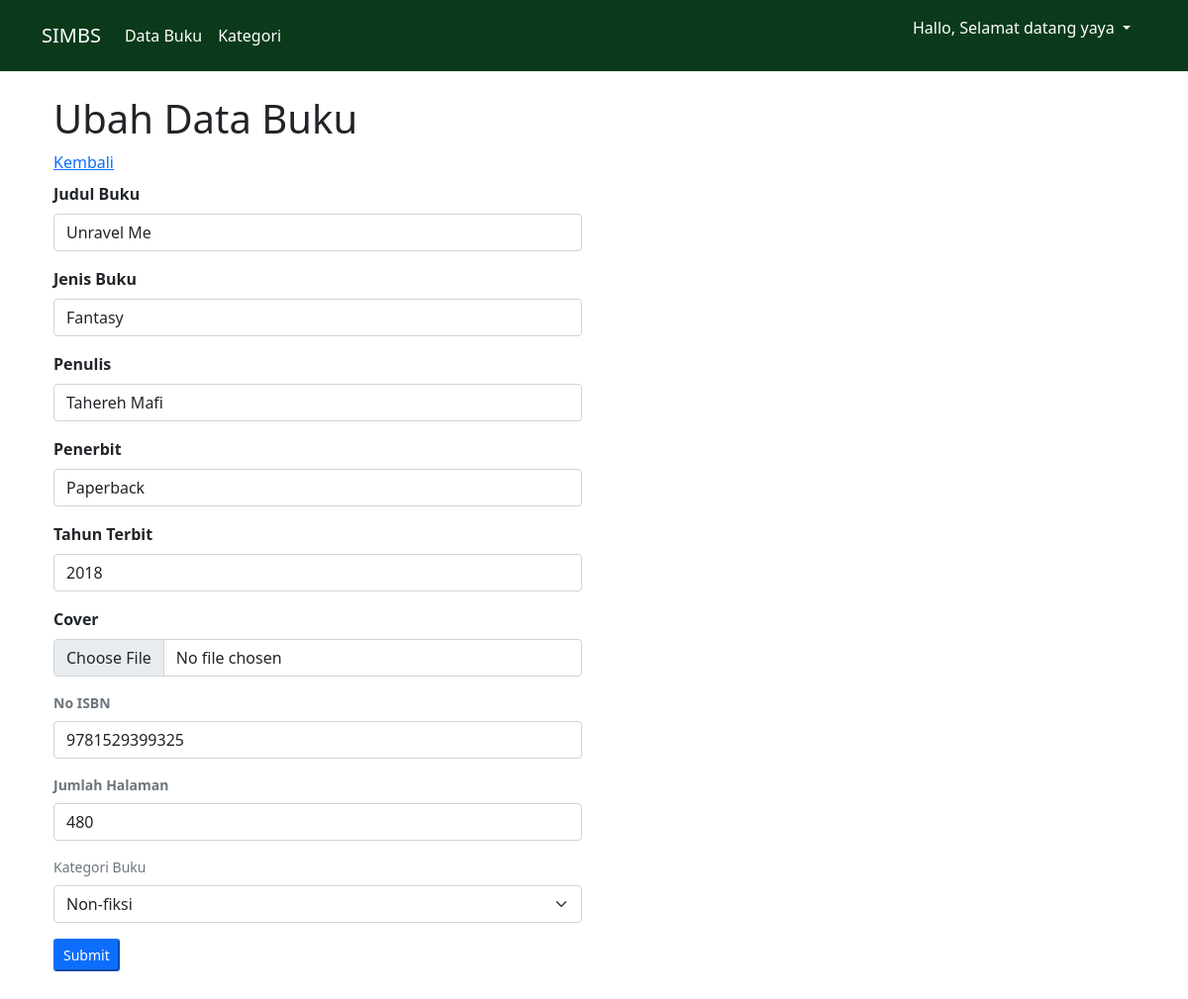
The app's page /ubah_data.php?id_buku=4 (signed in) with its own data.
### tables this page shows
CREATE TABLE `buku` (
  `id_buku` int(11) NOT NULL,
  `judul_buku` varchar(255) NOT NULL,
  `jenis_buku` varchar(255) NOT NULL,
  `penulis` varchar(255) NOT NULL,
  `penerbit` varchar(255) NOT NULL,
  `tahun_terbit` int(100) NOT NULL,
  `cover` varchar(255) NOT NULL,
  `no_isbn` bigint(20) NOT NULL,
  `jml_hal` int(100) NOT NULL,
  `id_kategori` int(11) DEFAULT NULL
);

CREATE TABLE `kategori` (
  `id_kategori` int(11) NOT NULL,
  `kategori` varchar(255) NOT NULL,
  `tgl_input` timestamp NOT NULL DEFAULT current_timestamp() ON UPDATE current_timestamp()
);

### function.php (called while the page is built, shortened)
<?php
$conn = mysqli_connect("localhost", "root", "", "simbs");
function query($query){
    global $conn;
    $result = mysqli_query($conn, $query);
    $rows = [];
    while( $row = mysqli_fetch_assoc($result) ) {
        $rows[] = $row;
    }
    return $rows;
}
?>

### ubah_data.php (the view, shortened to what this page needs)
<?php
    require("function.php");
    $id_buku = $_GET['id_buku'];
    $query = query("
    SELECT buku.*, kategori.kategori
    FROM buku
    INNER JOIN kategori ON buku.id_kategori = kategori.id_kategori
    WHERE buku.id_buku = $id_buku
    ");
    $buku = $query[0];
    $kategori_list = query("SELECT * FROM kategori");
?>
<!DOCTYPE html>
<html lang="en">
<head>
    <link href="https://cdn.jsdelivr.net/npm/bootstrap@5.0.2/dist/css/bootstrap.min.css" rel="stylesheet">
</head>
<body>
    <nav class="navbar navbar-expand-lg navbar-light white" style="background-color: #0b3a1bff">
        <div class="container">
            <a class="navbar-brand text-white" href="#">SIMBS</a>
            <div class="collapse navbar-collapse" id="navbarSupportedContent">
            <ul class="navbar-nav me-auto mb-2 mb-lg-0">
                <li class="nav-item">
                <a class="nav-link active text-white" aria-current="page" href="#">Data Buku</a>
                </li>
                <li class="nav-item">
                <a class="nav-link text-white" href="#">Kategori</a>
                </li>
            </ul>
            <ul>
                <li class="nav-item dropdown" style= "list-style: none">
                <a class="nav-link dropdown-toggle text-white nav-end" href="#" role="button" data-bs-toggle="dropdown" aria-expanded="false">
                        Hallo, Selamat datang <?= $_SESSION['username'] ?>
                </a>
            </ul>
            </div>
        </div>
    </nav>
    <div class="p-4 container">
        <div class="row">
            <h1 class="mb-2">Ubah Data Buku</h1>
            <a href="index.php" class="mb-2">Kembali</a>
            <div class="col-md-6">
                <form action="" method="POST" enctype="multipart/form-data">
                    <div class="mb-3">
                        <label class="form-label fw-bold">Judul Buku</label>
                        <input type="text" class="form-control" name="judul_buku" id="judul_buku" value="<?= $buku['judul_buku'] ?>" autocomplete="off">
                    </div>
                    <div class="mb-3">
                        <label class="form-label fw-bold">Jenis Buku</label>
                        <input type="text" class="form-control" name="jenis_buku" id="jenis_buku" value="<?= $buku['jenis_buku'] ?>" autocomplete="off">
                    </div>
                    <div class="mb-3">
                        <label class="form-label fw-bold">Penulis</label>
                        <input type="text" class="form-control" name="penulis" id="penulis" value="<?= $buku['penulis'] ?>" autocomplete="off">
                    </div>
                    <div class="mb-3">
                        <label class="form-label fw-bold">Penerbit</label>
                        <input type="text" class="form-control" name="penerbit" id="penerbit" value="<?= $buku['penerbit'] ?>" autocomplete="off">
                    </div>
                    <div class="mb-3">
                        <label class="form-label fw-bold">Tahun Terbit</label>
                        <input type="number" class="form-control" name="tahun_terbit" id="tahun_terbit" value="<?= $buku['tahun_terbit'] ?>" autocomplete="off">
                    </div>
                    <div class="mb-3">
                        <label class="form-label fw-bold">Cover</label>
                        <input type="file" class="form-control" name="cover" id="cover">
                        <small class="text-muted d-block mt-1">
                    </div>
                    <div class="mb-3">
                        <label class="form-label fw-bold">No ISBN</label>
                        <input type="number" class="form-control" name="no_isbn" id="no_isbn" value="<?= $buku['no_isbn'] ?>" autocomplete="off">
                    </div>
                    <div class="mb-3">
                        <label class="form-label fw-bold">Jumlah Halaman</label>
                        <input type="number" class="form-control" name="jml_hal" id="jml_hal" value="<?= $buku['jml_hal'] ?>" autocomplete="off">
                    </div>
                    <div class="mb-3">
                        <label class="form-label">Kategori Buku</label>
                        <select name="id_kategori" class="form-select">
                            <?php foreach($kategori_list as $kat): ?>
                                <option value="<?= $kat['id_kategori'] ?>"
                                    <?= ($buku['id_kategori'] == $kat['id_kategori']) ? 'selected' : '' ?>>
                                    <?= $kat['kategori'] ?>
                                </option>
                            <?php endforeach; ?>
                        </select>
                    </div>
                    <div class="mb-3">
                        <button type="submit" name="tombol_submit" class="btn-sm btn-primary">Submit</button>
                    </div>
                </form>
            </div>
        </div>
    </div>
</body>
</html>

### records on screen
buku: judul_buku "Unravel Me", jenis_buku "Fantasy", penulis "Tahereh Mafi", penerbit "Paperback", tahun_terbit "2018", no_isbn "9781529399325", jml_hal "480", id_kategori "Non-fiksi"

### other values on screen
$_SESSION['username'] "yaya"
